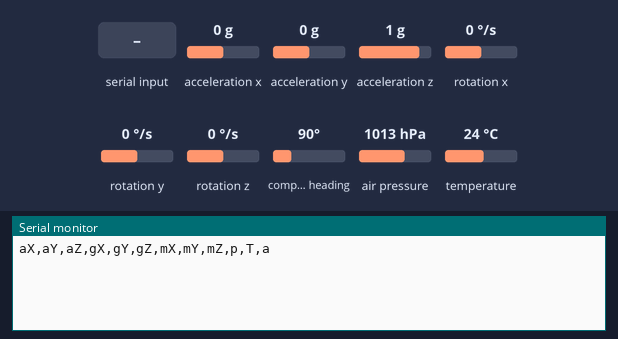
The sketch below on a simulated Arduino Nano 33 BLE. On the bench: the last lines printed to the serial monitor. The inputs (shaded band) are chosen by the test bench; at power-on: acceleration x 0 g, acceleration y 0 g, acceleration z 1 g, rotation x 0 °/s, rotation y 0 °/s, rotation z 0 °/s, compass heading 90°, air pressure 1013 hPa, temperature 24 °C.

Above: at 1.2 s.
1.3 s: "ReqReport" received over the second serial link
At 3.5 s:
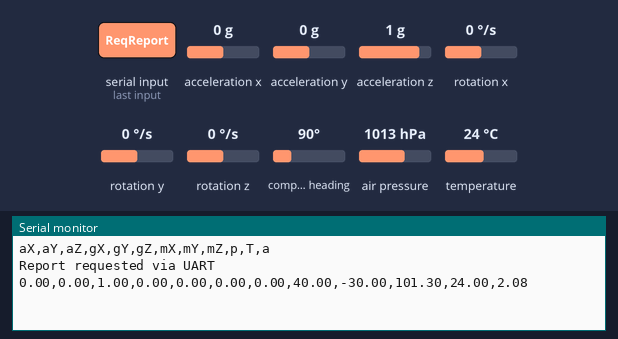
3.8 s: "1" received over the second serial link
At 5.4 s:
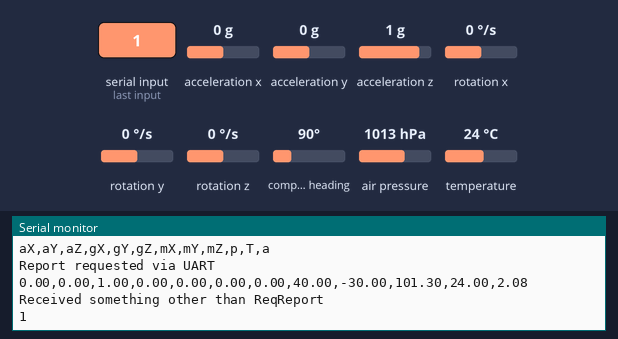

Measured:
- after the input at 1.3 s, the serial monitor: prints a new line after 1.0 s (image 1)
- after the input at 3.8 s, the serial monitor: prints a new line after 1.0 s (image 2)

The sketch:

testingedx.ino
```cpp
/*
  Waits for acceleration to go above a threshold, then sends IMU and environmental readings over Serial and Serial1
  Also sends readings when ReqReport is received on Serial1
*/

#include <Arduino_LSM9DS1.h>
#include <Arduino_LPS22HB.h>

const float accelerationThreshold = 2.5; // threshold of significant motion in g
char outBuf[2048];
float aX, aY, aZ, gX, gY, gZ, mX, mY, mZ;
float pressure, temperature, altitude;
bool report = false;

void setup()
{
  Serial.begin(9600);
  Serial1.begin(9600);
  while (!Serial);

  if (!IMU.begin())
  {
    Serial.println("Failed to initialize IMU!");
    while (1);
  }

  if (!BARO.begin())
  {
    Serial.println("Failed to initialize pressure sensor!");
    while (1);
  }

  // print a csv-ish header
  Serial.println("aX,aY,aZ,gX,gY,gZ,mX,mY,mZ,p,T,a");
}

void sendReport()
{
  sprintf(outBuf, "{\"Accel\":{\"x\":%.2f,\"y\":%.2f,\"z\":%.2f},\"Gyro\":{\"x\":%.2f,\"y\":%.2f,\"z\":%.2f},\"Mag\":{\"x\":%.2f,\"y\":%.2f,\"z\":%.2f},\"Pressure\":%.2f,\"Temp\":%.2f,\"Alt\":%.2f}",aX,aY,aZ,gX,gY,gZ,mX,mY,mZ,pressure,temperature,altitude);
  Serial1.println(outBuf);
}

void loop()
{
  String inString;

  if(Serial1.available() > 0)
  {
    inString = Serial1.readString();
    inString.trim();
    if (inString=="ReqReport")
    {
      Serial.println("Report requested via UART");
      report=true;
    }
    else
    {
      Serial.println("Received something other than ReqReport");
      Serial.println(inString);
    }
  }

  if ((!report)&&(IMU.accelerationAvailable()))
  {
    // read the acceleration data
    IMU.readAcceleration(aX, aY, aZ);

    // sum up the absolutes
    float aSum = fabs(aX) + fabs(aY) + fabs(aZ);

    // check if it's above the threshold
    if (aSum >= accelerationThreshold)
    {
      Serial.println("Acceleration threshold exceeded");
      report = true;
    }
  }

  if(report)
  {
    // Check data available
    if (IMU.accelerationAvailable() && IMU.gyroscopeAvailable() && IMU.magneticFieldAvailable())
    {
      pressure = BARO.readPressure();
      temperature = BARO.readTemperature();
      altitude = 44330 * ( 1 - pow(pressure/101.325, 1/5.255) );

      // read the acceleration, mag, and gyroscope data
      IMU.readAcceleration(aX, aY, aZ);
      IMU.readGyroscope(gX, gY, gZ);
      IMU.readMagneticField(mX, mY, mZ);

      // print the data locally
      sprintf(outBuf, "%.2f,%.2f,%.2f,%.2f,%.2f,%.2f,%.2f,%.2f,%.2f,%.2f,%.2f,%.2f",aX,aY,aZ,gX,gY,gZ,mX,mY,mZ,pressure,temperature,altitude);
      Serial.println(outBuf);

      sendReport();
      report = false;
    }
  }
}
```
